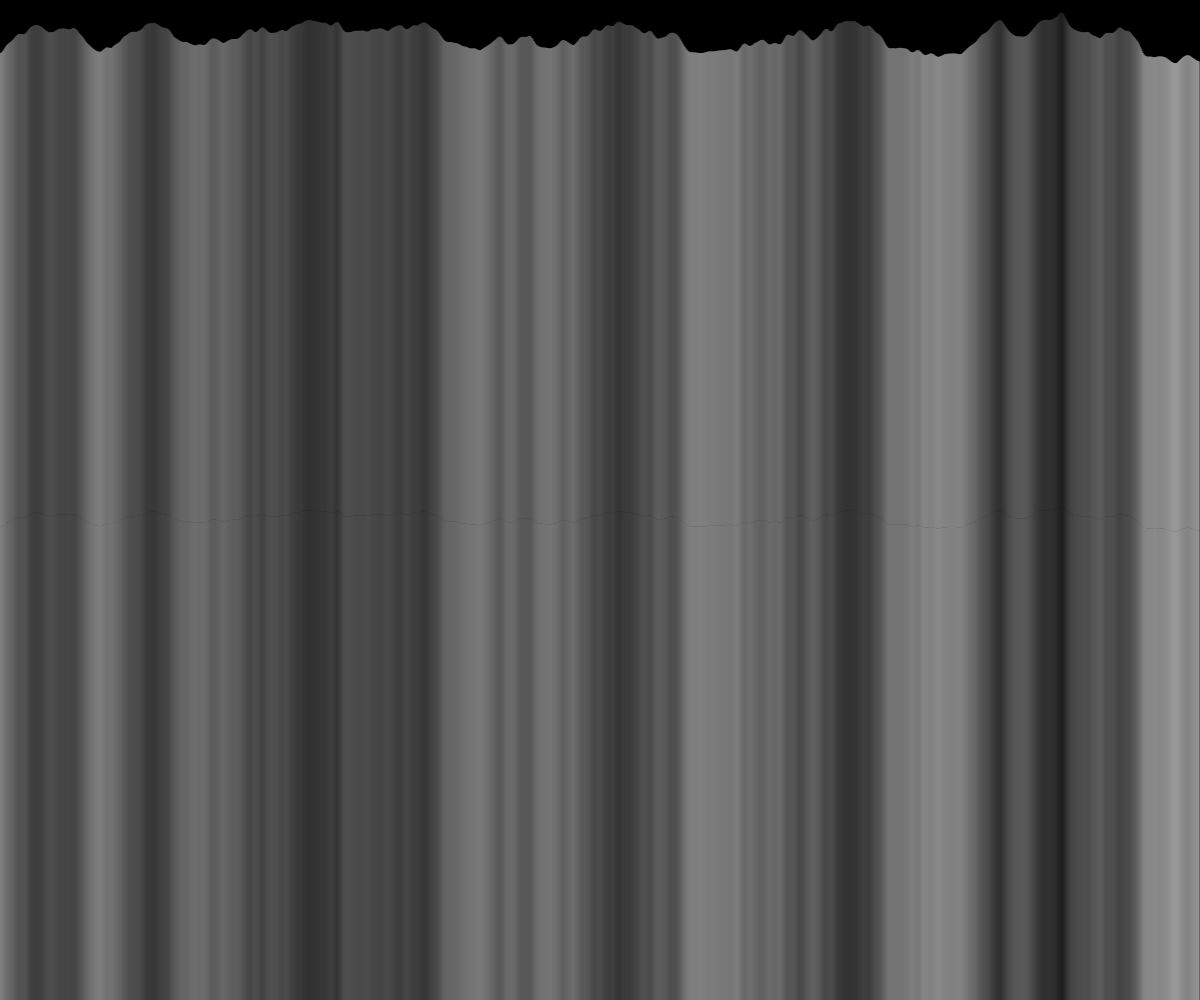
Frame 1 (no input)
Frame 60 (no input): identical to frame 1, image omitted
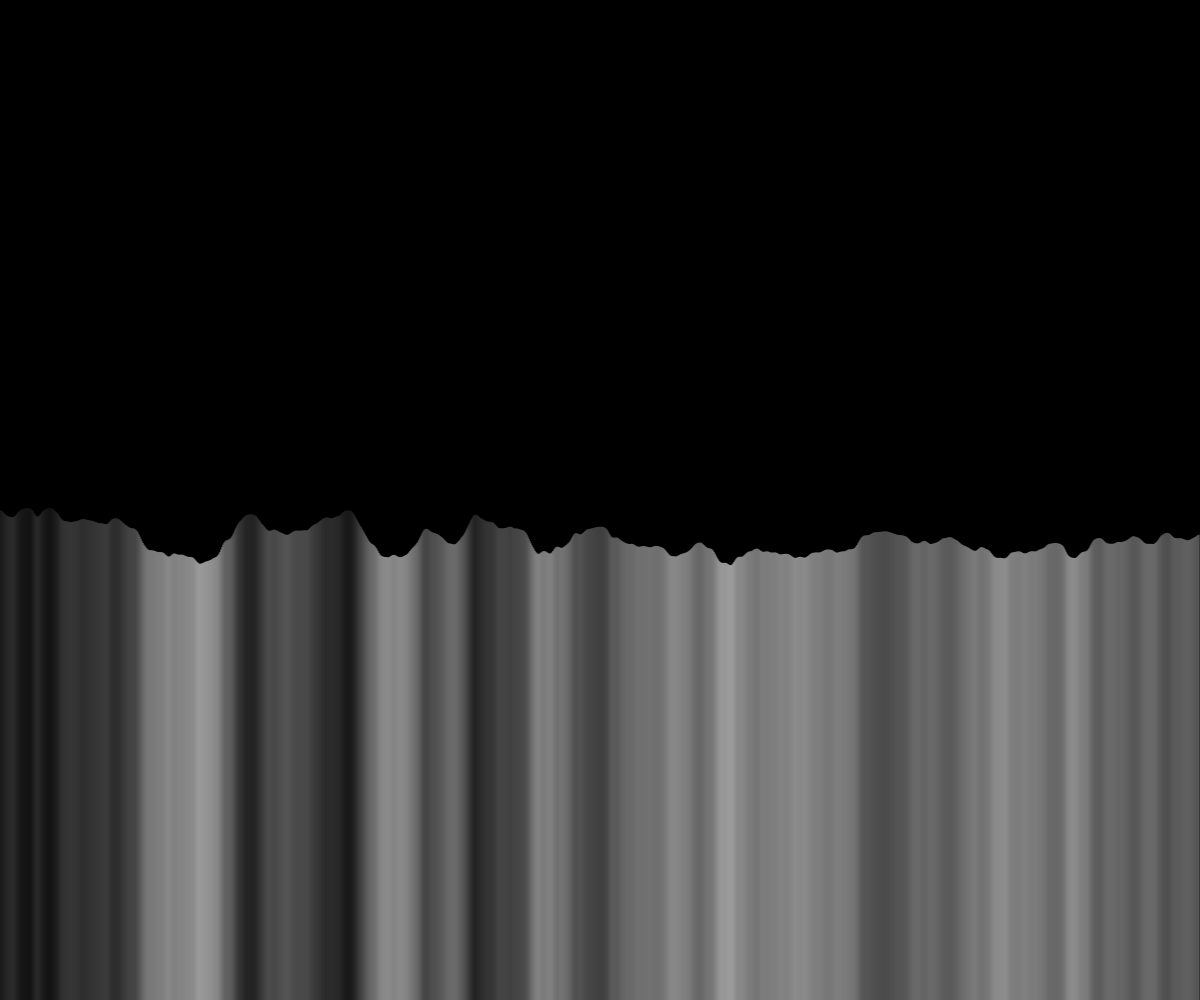
Frame 120 (the mouse pressed at the canvas centre since frame 60)

The p5.js sketch that drew these frames (run headless with seeded random() and noise() and a simulated clock; from frame 60 on, the mouse is pressed at the canvas centre):

// p5.js sketch
// ── sketch.js
function setup() {
  createCanvas(windowWidth,windowHeight);
}


let noiseScale=0.02;

function draw() {
  background(0);
  for (let x=0; x < width; x++) {
    let noiseVal = noise((mouseX+x)*noiseScale, mouseY*noiseScale);
    stroke(noiseVal*255);
    line(x, mouseY+noiseVal*80, x, height);
  }
}
